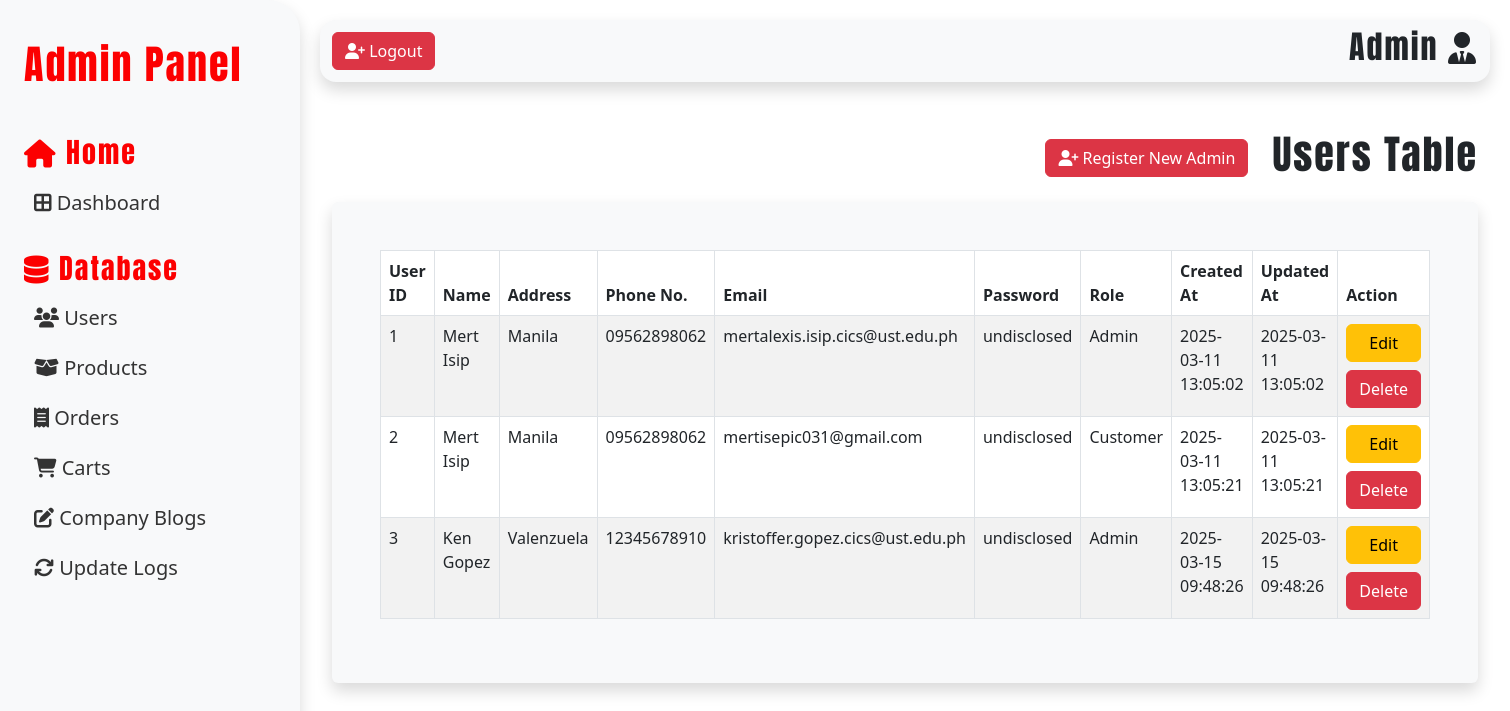
Before: /src/adminIndex.php?page=users (signed in) with the older database file.
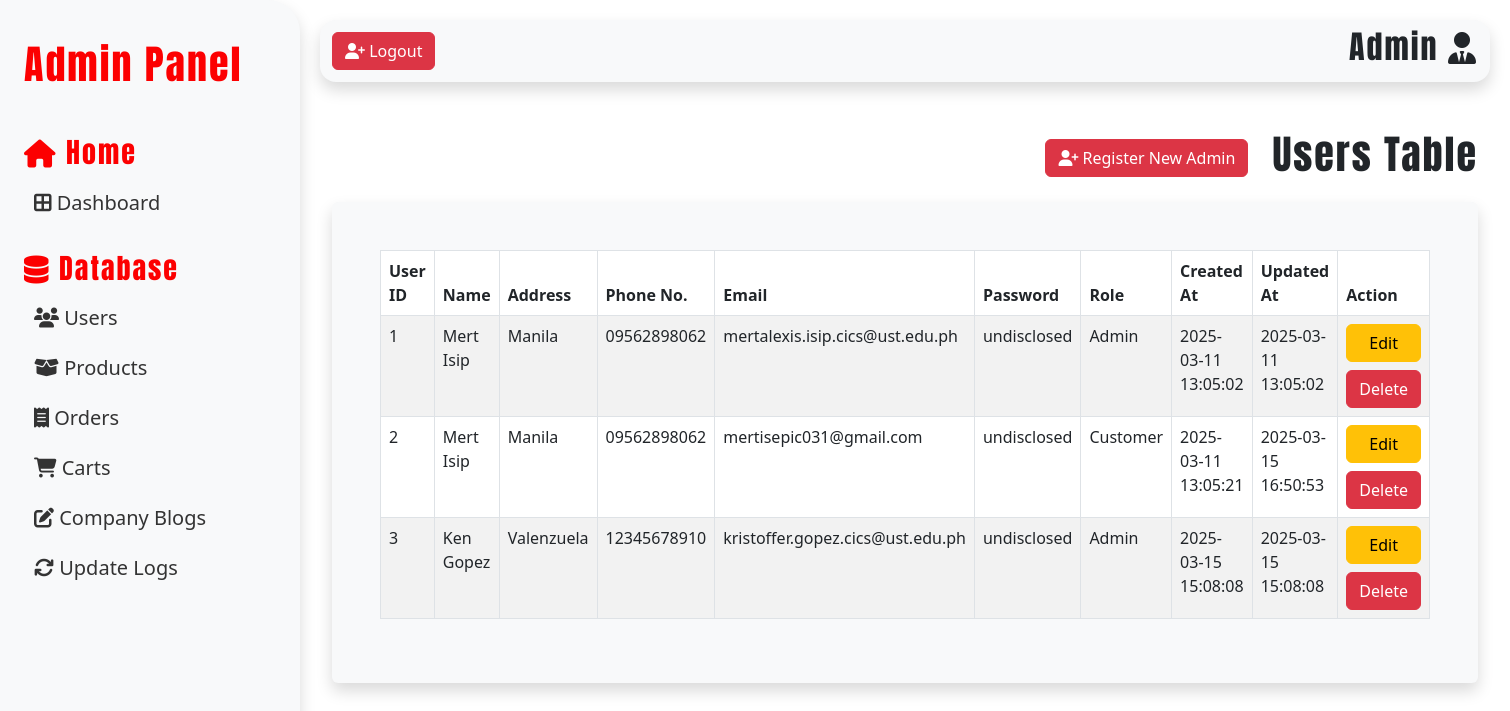
After: the same page with the newer database file.
### tables this page shows
CREATE TABLE `users_tbl` (
  `userID` int(11) NOT NULL AUTO_INCREMENT,
  `userFname` varchar(50) NOT NULL,
  `userLname` varchar(50) NOT NULL,
  `userAdd` varchar(100) NOT NULL,
  `userPhone` varchar(11) NOT NULL,
  `userEmail` varchar(50) NOT NULL,
  `userPass` varchar(50) NOT NULL,
  `roleID` int(11) NOT NULL,
  `otp` int(11) NOT NULL,
  `status` varchar(50) NOT NULL,
  `createdAt` datetime NOT NULL DEFAULT current_timestamp(),
  `updatedAt` datetime NOT NULL DEFAULT current_timestamp(),
  PRIMARY KEY (`userID`),
  UNIQUE KEY `userEmail` (`userEmail`),
  KEY `userRoleFK` (`roleID`) USING BTREE,
  CONSTRAINT `userRoleFK` FOREIGN KEY (`roleID`) REFERENCES `roles_tbl` (`roleID`) ON DELETE NO ACTION ON UPDATE NO ACTION
);

CREATE TABLE `roles_tbl` (
  `roleID` int(11) NOT NULL AUTO_INCREMENT,
  `roleName` varchar(50) NOT NULL,
  `createdAt` datetime NOT NULL DEFAULT current_timestamp(),
  `updatedAt` datetime NOT NULL DEFAULT current_timestamp(),
  PRIMARY KEY (`roleID`),
  UNIQUE KEY `roleName` (`roleName`)
);

### src/adminPages/usersTable.php (the view, shortened to what this page needs)
<?php
require_once 'weltz_dbconnect.php';
$usersSQL = "SELECT users_tbl.userID, users_tbl.userFname, users_tbl.userLname, users_tbl.userAdd, users_tbl.userPhone, users_tbl.userEmail, users_tbl.userPass, roles_tbl.roleName AS role, users_tbl.createdAt, users_tbl.updatedAt
            FROM users_tbl
            JOIN roles_tbl ON users_tbl.roleID = roles_tbl.roleID";
$usersSQLResult = $conn->query($usersSQL);
?>
<div class="userTableHeader mb-3 d-flex justify-content-end align-items-center gap-3">
    <button type="button" id="sidebarCollapse" class="btn btn-danger me-2" data-bs-toggle="modal" data-bs-target="#regNewAdmin">
        <i class="fa-solid fa-user-plus"></i> Register New Admin
    </button>
    <h1>Users Table</h1>
</div>
<div class="container-fluid bg-light p-5 rounded shadow">
    <table id="myTable" class="table table-bordered table-striped">
        <thead>
            <tr>
                <th>User ID</th>
                <th>Name</th>
                <th>Address</th>
                <th>Phone No.</th>
                <th>Email</th>
                <th>Password</th>
                <th>Role</th>
                <th>Created At</th>
                <th>Updated At</th>
                <th>Action</th>
            </tr>
        </thead>
        <tbody>
            <?php
            if ($usersSQLResult->num_rows > 0) {
                while ($row = $usersSQLResult->fetch_assoc()) {
            ?>
                    <tr>
                        <td><?php echo $row['userID'] ?></td>
                        <td><?php echo  $row['userFname'] . " " . $row['userLname'] ?></td>
                        <td><?php echo  $row['userAdd'] ?></td>
                        <td><?php echo  $row['userPhone'] ?></td>
                        <td><?php echo  $row['userEmail'] ?></td>
                        <td>undisclosed</td>
                        <td><?php echo  $row['role'] ?></td>
                        <td><?php echo  $row['createdAt'] ?></td>
                        <td><?php echo  $row['updatedAt'] ?></td>
                        <td>
                            <div class='d-grid gap-2'>
                                <button class='editUserBtn btn btn-warning' data-bs-toggle="modal" data-bs-target="#editUser">Edit</button>
                                <button class='delUserBtn btn btn-danger' data-bs-toggle="modal" data-bs-target="#deleteUserModal">Delete</button>
                            </div>
                        </td>
                    </tr>
                <?php
                }
            } else {
                ?>
                <h1 class="text-center">No users found</h1>
            <?php
            }
            ?>
        </tbody>
    </table>
</div>

### src/adminIndex.php (shortened to what this page needs)
<!DOCTYPE html>
<html lang="en">
<head>
  <link rel="stylesheet" href="styles.css">
  <link rel="stylesheet" href="adminPages/adminDashboard.css">
  <?php require_once 'cssLibraries.php' ?>
</head>
<body class="adminPanel">
  <nav id="sidebar" class="bg-light p-4 shadow rounded-end-5">
    <div class="sidebar-header mb-5 mt-3">
      <h1>Admin Panel</h1>
    </div>
    <div class="mb-4">
      <div class="sidebar-header">
        <h3><i class="fa-solid fa-house"></i> Home</h3>
      </div>
      <ul class="list-unstyled components">
        <li>
          <a class="fs-5" href="?page=dashboard"><i class="fa-solid fa-border-all"></i> Dashboard</a>
        </li>
      </ul>
    </div>
    <div>
      <div class="sidebar-header">
        <h3><i class="fa-solid fa-database"></i> Database</h3>
      </div>
      <ul class="list-unstyled components">
        <li>
          <a class="fs-5" href="?page=users"><i class="fa-solid fa-users"></i> Users</a>
        </li>
        <li>
          <a class="fs-5" href="?page=products"><i class="fa-solid fa-box-open"></i> Products</a>
        </li>
        <li>
          <a class="fs-5" href="?page=orders"><i class="fa-solid fa-receipt"></i> Orders</a>
        </li>
        <li>
          <a class="fs-5" href="?page=carts"><i class="fa-solid fa-cart-shopping"></i> Carts</a>
        </li>
        <li>
          <a class="fs-5" href="?page=blogs"><i class="fa-solid fa-pen-to-square"></i> Company Blogs</a>
        </li>
        <li>
          <a class="fs-5" href="?page=logs"><i class="fa-solid fa-arrows-rotate"></i> Update Logs</a>
        </li>
      </ul>
    </div>
  </nav>
  <div class="container-fluid" id="adminContent">
    <nav id="adminHeader" class="navbar navbar-expand-lg navbar-light bg-light mb-5 rounded-4 shadow">
      <div class="container-fluid">
        <a href="Logout.php">
          <button type="button" class="btn btn-danger">
            <i class="fa-solid fa-user-plus"></i> Logout
          </button>
        </a>
        <h2 class="ml-3">Admin <i class="fa-solid fa-user-tie"></i></h2>
      </div>
    </nav>
    <div class="container-fluid">
      <?php
      $page = 'dashboard';
      if (isset($_GET['page'])) {
        $page = $_GET['page'];
      }
      switch ($page) {
        case 'users':
          include 'adminPages/usersTable.php';
          break;
      }
      ?>
    </div>
  </div>
</body>
</html>

### src/cssLibraries.php (shortened to what this page needs)
<link href="https://cdn.jsdelivr.net/npm/bootstrap@5.3.3/dist/css/bootstrap.min.css" rel="stylesheet">
<link rel="stylesheet" href="https://cdnjs.cloudflare.com/ajax/libs/font-awesome/6.7.2/css/all.min.css" />
<link rel="stylesheet" href="https://cdnjs.cloudflare.com/ajax/libs/twitter-bootstrap/5.3.0/css/bootstrap.min.css">
<link rel="stylesheet" href="https://cdn.datatables.net/2.2.2/css/dataTables.bootstrap5.css">

### src/styles.css (style rules this page uses)
* { padding: 0; margin: 0; box-sizing: border-box; }
html { scroll-behavior: smooth; }
body { background-color: white; color: #231f20; font-family: 'Bebas Neue', sans-serif; }
h1, h2, h3 { font-family: 'Anton', sans-serif; letter-spacing: 2px; }
.adminPanel { display: flex; }
#sidebar { min-width: 300px; max-width: 300px; height: 100vh; color: #fc0001; top: 0; position: sticky; }
#adminContent { width: 100%; padding: 20px; }
.components { padding: 0; list-style: none; }
.components li { padding: 10px; }
.components a { color: #333; display: block; text-decoration: none; font-size: 1.2rem; transition: color 0.3s ease-in-out, transform 0.3s ease-in-out; }
#adminHeader { top: 0; position: sticky; }

Changed rows visible on the page:
changed users_tbl "mertisepic031@gmail.com": updatedAt "2025-03-11 13:05:21" → "2025-03-15 16:50:53"
changed users_tbl "Ken": createdAt "2025-03-15 09:48:26" → "2025-03-15 15:08:08"; updatedAt "2025-03-15 09:48:26" → "2025-03-15 15:08:08"
